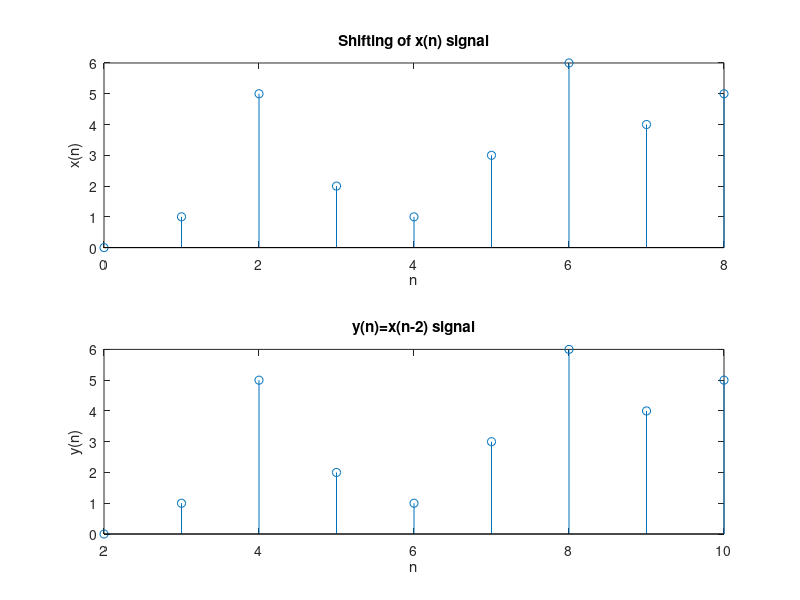

Recreate this plot in MATLAB.
%shifting
clc
clear all
n = 0:8;
x = [0 1 5 2 1 3 6 4 5];
subplot(2,1,1);
stem(n,x);
title('Shifting of x(n) signal');
xlabel('n');
ylabel('x(n)');
m=n+2; 
y=x;
subplot(2,1,2);
stem(m,y);
title('y(n)=x(n-2) signal');
xlabel('n');
ylabel('y(n)');